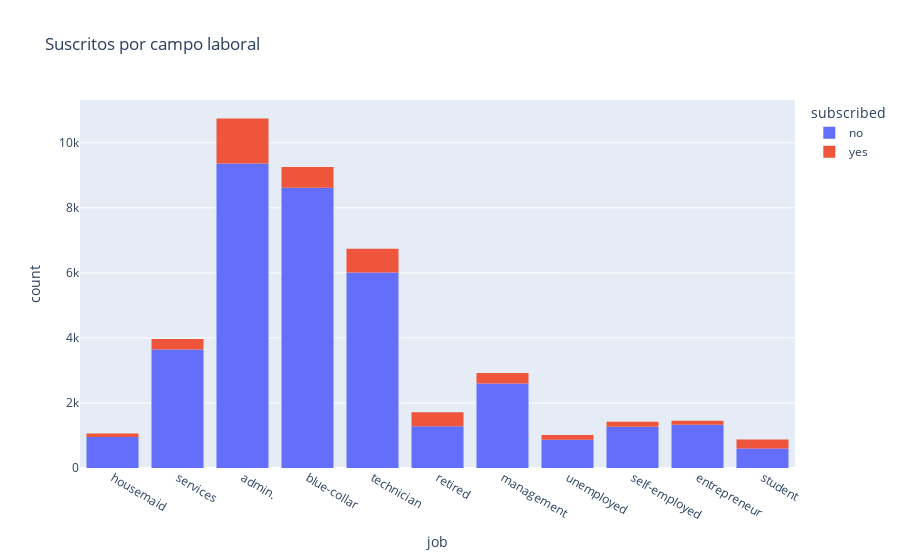

The code cell stored with this chart in its notebook:
### Code cell
px.histogram(df,'job',
title='Suscritos por campo laboral',color='subscribed'

### Figure 1 — Plotly figure (JSON) as saved in the notebook; plotly's stock layout.template omitted (floating-point values rounded to 4 significant figures; data arrays with more than 128 entries replaced by an {"elided": "..."} marker saying what was removed)
{"data": [{"alignmentgroup": "True", "bingroup": "x", "hovertemplate": "subscribed=no<br>job=%{x}<br>count=%{y}<extra></extra>", "legendgroup": "no", "marker": {"color": "#636efa", "pattern": {"shape": ""}}, "name": "no", "offsetgroup": "no", "orientation": "v", "showlegend": true, "type": "histogram", "x": {"elided": "36534 str values"}, "xaxis": "x", "yaxis": "y"}, {"alignmentgroup": "True", "bingroup": "x", "hovertemplate": "subscribed=yes<br>job=%{x}<br>count=%{y}<extra></extra>", "legendgroup": "yes", "marker": {"color": "#EF553B", "pattern": {"shape": ""}}, "name": "yes", "offsetgroup": "yes", "orientation": "v", "showlegend": true, "type": "histogram", "x": {"elided": "4638 str values"}, "xaxis": "x", "yaxis": "y"}], "layout": {"barmode": "relative", "legend": {"title": {"text": "subscribed"}, "tracegroupgap": 0}, "title": {"text": "Suscritos por campo laboral"}, "xaxis": {"anchor": "y", "domain": [0, 1], "title": {"text": "job"}}, "yaxis": {"anchor": "x", "domain": [0, 1], "title": {"text": "count"}}}}
